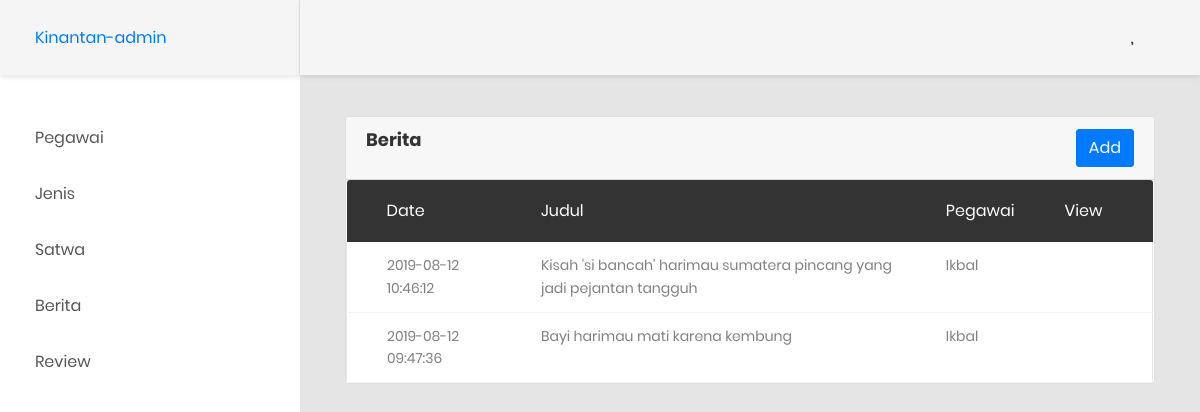
Screenshot of /admin/main.php?page=news with the database file from the repository.
### tables this page shows
CREATE TABLE `berita` (
  `beritaid` int(11) NOT NULL,
  `pegawainomorinduk` bigint(20) DEFAULT NULL,
  `beritajudul` varchar(100) DEFAULT NULL,
  `beritaisi` text,
  `beritatanggal` timestamp NOT NULL DEFAULT CURRENT_TIMESTAMP ON UPDATE CURRENT_TIMESTAMP,
  `beritagambar` varchar(100) DEFAULT NULL
);

CREATE TABLE `pegawai` (
  `pegawainomorinduk` bigint(20) NOT NULL,
  `pegawainama` varchar(24) DEFAULT NULL,
  `pegawaigelar` varchar(10) DEFAULT NULL,
  `pegawaipassword` varchar(32) DEFAULT NULL,
  `pegawaigolongan` varchar(5) DEFAULT NULL,
  `jabatanid` int(11) DEFAULT NULL,
  `pegawaitugas` varchar(50) DEFAULT NULL
);

### admin/page/news.php (the view)
<div class="card">
<div class="card-header">
    <div style="float:right">
        <ul class="nav nav-pills">
            <li class="nav-item">
                <td>
                    <a class="btn btn-primary" href="?action=hide&id=<?=$id?>">Add</a>
                </td>
            </li>
        </ul>
    </div>
    <h4>Berita</h4>
</div>
<div class="table-responsive">
    <table class="table table-borderless table-data3">
        <thead>
            <tr>
                <th>date</th>
                <th>judul</th>
                <th>pegawai</th>
                <th>view</th>
            </tr>
        </thead>
        <tbody>
            <?php
            $query="SELECT * from berita join pegawai on pegawai.pegawainomorinduk=berita.pegawainomorinduk order by beritatanggal DESC ";
            $res=mysqli_query($conn,$query);
            while($i=mysqli_fetch_array($res)){?>
            <tr>
                <td><?=$i['beritatanggal']?></td>
                <td><?=ucfirst($i['beritajudul'])?></td>
                <td><?=ucfirst($i['pegawainama'])?></td>
                <td>
                    <a href="?page=shownews&id=<?=$i['beritaid']?>" class="item" data-toggle="tooltip" data-placement="top" title="view">
                        <i class="fa fa-eye"></i>
                    </a>
                </td>
            </tr>
            <?php }?>
        </tbody>
    </table>
    </div>
</div>

### rows the page displays
berita: beritatanggal "2019-08-12 10:46:12", beritajudul "Kisah 'si bancah' harimau sumatera pincang yang jadi pejantan tangguh", pegawainomorinduk.pegawainama "Ikbal"
berita: beritatanggal "2019-08-12 09:47:36", beritajudul "Bayi harimau mati karena kembung", pegawainomorinduk.pegawainama "Ikbal"
